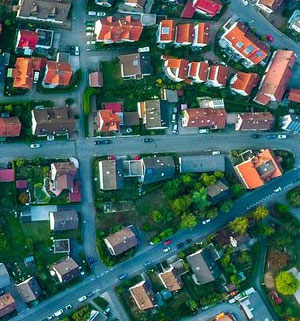
#> input picture map1snip1.jpg, 300 x 321 px, found by its file name
$ python test.py
#> lines starting #> are read from the running program, lines starting #| are printed output that depends on the picture
import cv2
import numpy as np
import sys
# Load the images
image1 = cv2.imread('map1snip1.jpg')
#> image1 is the input picture: shape (321, 300, 3); mean B, G, R 92.7, 96.4, 63.6
image2 = cv2.imread('map1snip2.jpg')
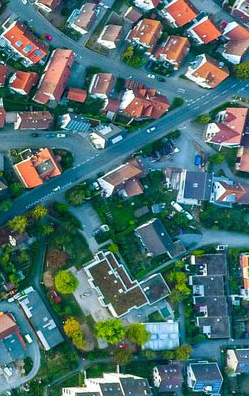
#> input picture map1snip2.jpg, 249 x 396 px, found by its file name
#> image2 is the input picture: shape (396, 249, 3); mean B, G, R 109.2, 110.5, 75.8


# compute center offset
def getpaddedimg(new_image_height, new_image_width, old_image_width, old_image_height, img, channels = 3):
    color = (0,0,0)
    result = np.full((new_image_height,new_image_width, channels), color, dtype=np.uint8)
    x_center = (new_image_width - old_image_width) // 2
    y_center = (new_image_height - old_image_height) // 2

    # copy img image into center of result image
    result[y_center:y_center+old_image_height,
        x_center:x_center+old_image_width] = img
    return result
# create new image of desired size and color (blue) for padding
new_image_width = image1.shape[1] + image2.shape[1]
#> new_image_width = 549
new_image_height = image1.shape[0] + image2.shape[0]
#> new_image_height = 717
image1 = getpaddedimg(new_image_height, new_image_width, image1.shape[1], image1.shape[0], image1)
#> in getpaddedimg, `result[y_center:y_center+old_image_height, x_center:x_center+old_image..`:
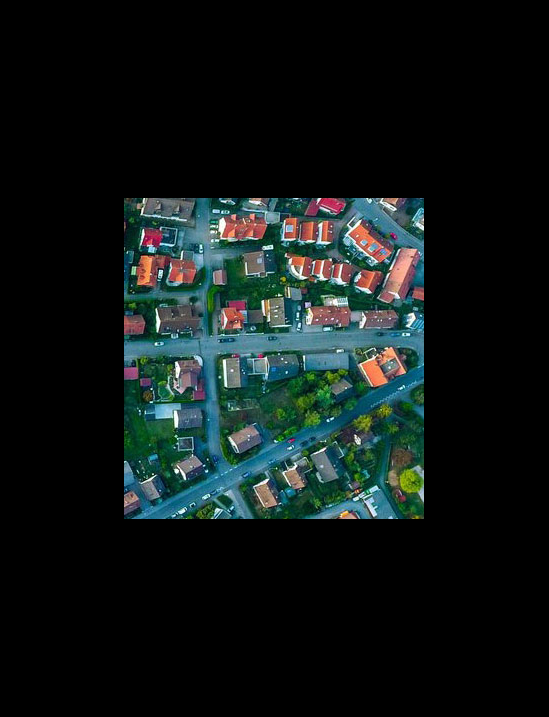
#> result: shape (717, 549, 3); mean B, G, R 22.7, 23.6, 15.6
image2 = getpaddedimg(new_image_height, new_image_width, image2.shape[1], image2.shape[0], image2)
#> call 2 of getpaddedimg, with new_image_height = 717, new_image_width = 549, old_image_width = 249, old_image_height = 396, channels = 3
#> in getpaddedimg (call 2), `result[y_center:y_center+old_image_height, x_center:x_center+old_image..`:
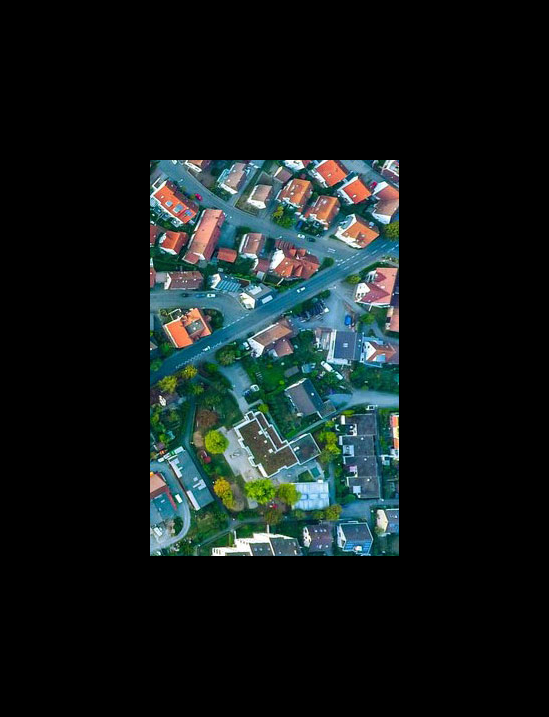
#> result: shape (717, 549, 3); mean B, G, R 27.4, 27.7, 19

# # Convert images to grayscale
# gray1 = cv2.cvtColor(image1, cv2.COLOR_BGR2GRAY)
# gray2 = cv2.cvtColor(image2, cv2.COLOR_BGR2GRAY)

# Initialize SIFT detector
sift = cv2.SIFT_create()

# Detect keypoints and compute descriptors
kp1, des1 = sift.detectAndCompute(image1, None)
#> kp1 = 1126 keypoints; strongest (x, y, size): (319, 199, 2.4), (207, 471, 1.9), (422, 228, 2.9), (185, 478, 1.9)
kp2, des2 = sift.detectAndCompute(image2, None)
#> kp2 = 1303 keypoints; strongest (x, y, size): (152, 222, 1.9), (151, 264, 2.5), (220, 552, 7.8), (343, 422, 3.1)

# Initialize brute force matcher
bf = cv2.BFMatcher()

# Perform brute force matching
matches = bf.knnMatch(des1, des2, k=2)
#> matches = 1126 matches

# Apply ratio test to obtain good matches
good_matches = []
for m, n in matches:
    if m.distance < 0.75 * n.distance:
        good_matches.append(m)
#> after the loop, good_matches = 191 matches

# Extract keypoints corresponding to good matches
src_pts = np.float32([kp1[m.queryIdx].pt for m in good_matches]).reshape(-1, 1, 2)
#> src_pts = 191 rows, first 8: [122.4, 487], [141, 495.3], [177.9, 491.8], [188.2, 239.6], [227.2, 217.9], [320.1, 235.3], [327.2, 325.9], [349, 488.8]
dst_pts = np.float32([kp2[m.trainIdx].pt for m in good_matches]).reshape(-1, 1, 2)
#> dst_pts = 191 rows, first 8: [145.6, 426.4], [380.8, 183.1], [371.3, 387.7], [380.8, 183.1], [220.9, 273.8], [252.1, 193.6], [175.5, 500.6], [154, 449.8]

# Use RANSAC to estimate homography
homography, _ = cv2.findHomography(src_pts, dst_pts, cv2.RANSAC)
#> homography = [[0.999, -0.00058, -194.7], [0.000581, 0.998, -38.85], [9.21e-07, -3.13e-06, 1]]


# Warp image1 onto image2 using the estimated homography
stitched_image = cv2.warpPerspective(image1, homography, (image2.shape[1], image2.shape[0]))
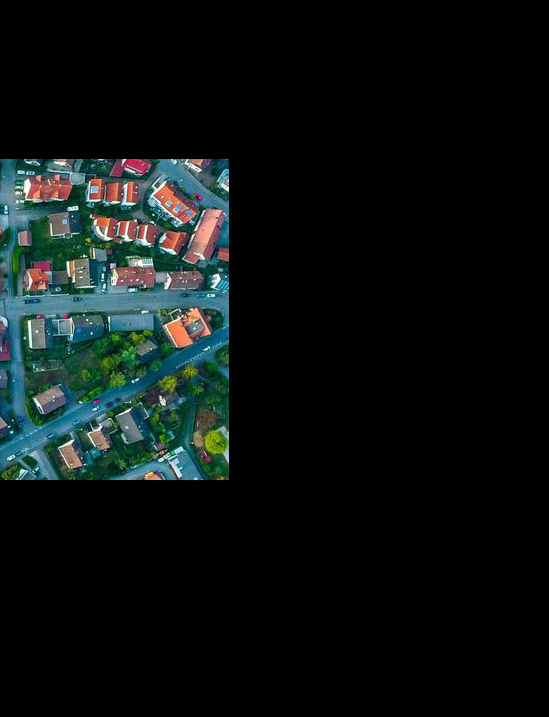
#> stitched_image: shape (717, 549, 3); mean B, G, R 17.7, 18.4, 12.3

alpha = 1.0
beta = 1.0
dst = cv2.addWeighted(stitched_image, alpha, image2, beta, 0.0)
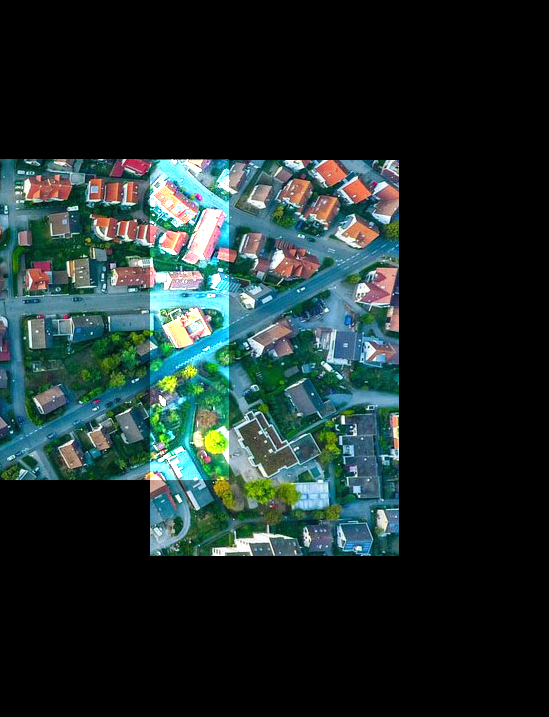
#> dst: shape (717, 549, 3); mean B, G, R 43.8, 45.1, 29.8
# Display the stitched image
cv2.imshow('image1', image1)
cv2.imshow('image2', image2)
cv2.imshow('Stitched Image', stitched_image)
cv2.imshow('dst', dst)

while True:
    k = cv2.waitKey(0) & 0xFF
#> (key Esc is pressed here)
    print(k)
    if k == ord('c'): # you can put any key here
        cv2.destroyAllWindows()
        break
